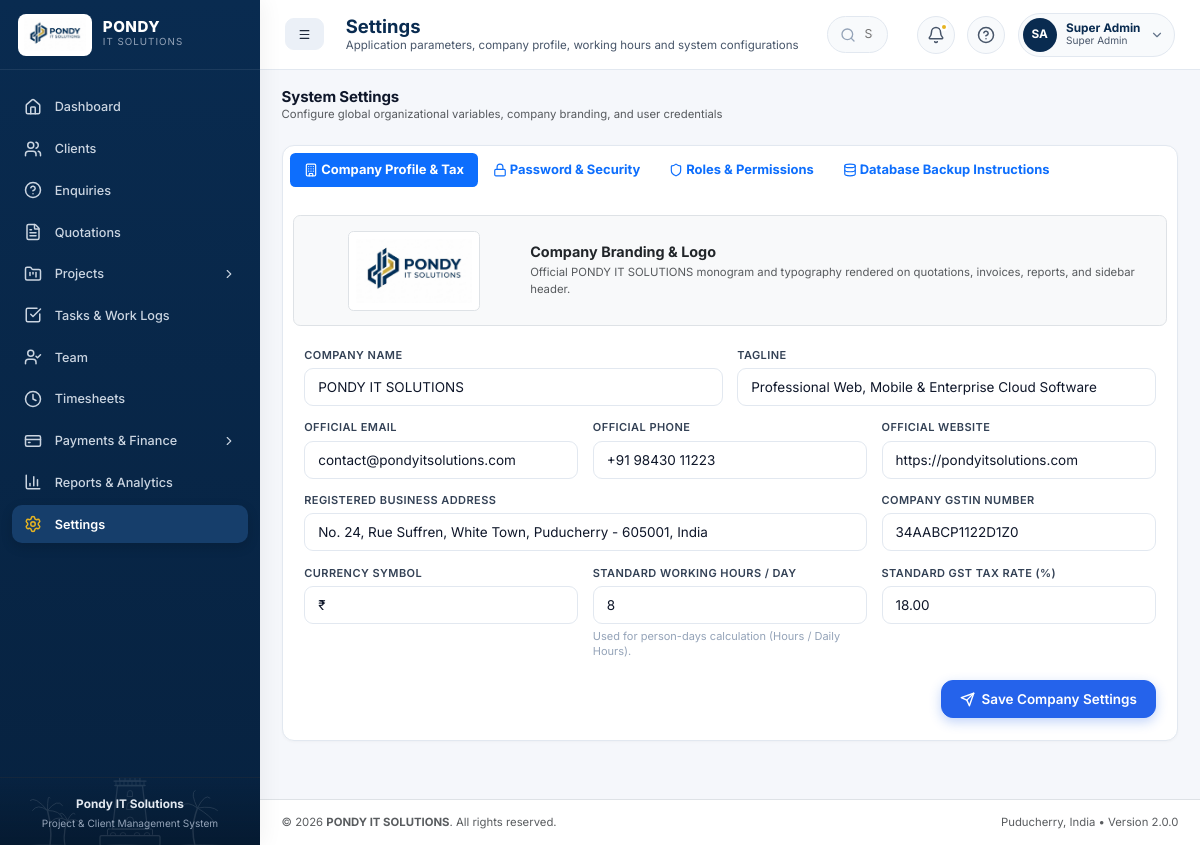
Page /modules/settings/index.php (signed in) on the committed database.
### tables this page shows
CREATE TABLE roles (
    id INT AUTO_INCREMENT PRIMARY KEY,
    role_name VARCHAR(50) NOT NULL UNIQUE,
    display_name VARCHAR(100) NOT NULL,
    description TEXT,
    created_at TIMESTAMP DEFAULT CURRENT_TIMESTAMP
);

CREATE TABLE company_settings (
    id INT AUTO_INCREMENT PRIMARY KEY,
    setting_key VARCHAR(100) NOT NULL UNIQUE,
    setting_value TEXT,
    updated_at TIMESTAMP DEFAULT CURRENT_TIMESTAMP ON UPDATE CURRENT_TIMESTAMP
);

### config/app.php (called while the page is built, shortened)
<?php
function getBaseUrl(): string {
    $protocol = (!empty($_SERVER['HTTPS']) && $_SERVER['HTTPS'] !== 'off' || ($_SERVER['SERVER_PORT'] ?? 80) == 443) ? "https://" : "http://";
    $host = $_SERVER['HTTP_HOST'] ?? 'localhost';
    $script = $_SERVER['SCRIPT_NAME'] ?? '';
    $dir = dirname($script);
    $dir = str_replace('\\', '/', $dir);
    $parts = explode('/', trim($dir, '/'));
    if (!empty($parts[0])) {
        $base = '/' . $parts[0] . '/';
    } else {
        $base = '/';
    }
    return rtrim($protocol . $host . $base, '/') . '/';
}

### includes/functions.php (called while the page is built, shortened)
<?php
require_once __DIR__ . '/../config/app.php';
function e(?string $str): string {
    return htmlspecialchars($str ?? '', ENT_QUOTES, 'UTF-8');
}
function getInitials(string $name): string {
    $words = explode(' ', trim($name));
    $initials = '';
    foreach ($words as $w) {
        if (!empty($w)) {
            $initials .= strtoupper($w[0]);
        }
        if (strlen($initials) >= 2) break;
    }
    return $initials ?: 'U';
}
function getSetting(string $key, ?string $default = ''): string {
    $db = getDBConnection();
    try {
        $stmt = $db->prepare("SELECT setting_value FROM company_settings WHERE setting_key = ? LIMIT 1");
        $stmt->execute([$key]);
        $row = $stmt->fetch();
        return $row ? (string)$row['setting_value'] : ($default ?? '');
    } catch (Exception $e) {
        return $default ?? '';
    }
}

### includes/auth.php (called while the page is built, shortened)
<?php
require_once __DIR__ . '/functions.php';
function isLoggedIn(): bool {
    return !empty($_SESSION['user_id']);
}
function getCurrentUser(): ?array {
    if (!empty($_SESSION['user_data'])) {
        return $_SESSION['user_data'];
    }
    return null;
}

### modules/settings/index.php (the view, shortened to what this page needs)
<?php
require_once __DIR__ . '/../../config/app.php';
require_once __DIR__ . '/../../includes/functions.php';
require_once __DIR__ . '/../../includes/auth.php';
$pageTitle = 'Settings';
$pageSubtitle = 'Application parameters, company profile, working hours and system configurations';
$db = getDBConnection();
$roles = $db->query("SELECT * FROM roles ORDER BY id ASC")->fetchAll();
include __DIR__ . '/../../includes/header.php';
?>
<main class="app-main">
    <div class="container-fluid px-0">
        <div class="d-flex align-items-center justify-content-between mb-4 flex-wrap gap-2">
            <div>
                <h2 class="content-card-title fs-5">System Settings</h2>
                <div class="text-muted small">Configure global organizational variables, company branding, and user credentials</div>
            </div>
        </div>
        <div class="content-card mb-4">
            <div class="content-card-header p-2">
                <ul class="nav nav-pills" id="settingsTabs" role="tablist">
                    <li class="nav-item">
                        <button class="nav-link active py-2 px-3 small fw-bold" data-bs-toggle="pill" data-bs-target="#tab-company">
                            <i data-lucide="building" style="width: 14px; height: 14px;"></i> Company Profile & Tax
                        </button>
                    </li>
                    <li class="nav-item">
                        <button class="nav-link py-2 px-3 small fw-bold" data-bs-toggle="pill" data-bs-target="#tab-security">
                            <i data-lucide="lock" style="width: 14px; height: 14px;"></i> Password & Security
                        </button>
                    </li>
                    <li class="nav-item">
                        <button class="nav-link py-2 px-3 small fw-bold" data-bs-toggle="pill" data-bs-target="#tab-roles">
                            <i data-lucide="shield" style="width: 14px; height: 14px;"></i> Roles & Permissions
                        </button>
                    </li>
                    <li class="nav-item">
                        <button class="nav-link py-2 px-3 small fw-bold" data-bs-toggle="pill" data-bs-target="#tab-backup">
                            <i data-lucide="database" style="width: 14px; height: 14px;"></i> Database Backup Instructions
                        </button>
                    </li>
                </ul>
            </div>
            <div class="content-card-body p-4">
                <div class="tab-content" id="settingsTabContent">
                    <div class="tab-pane fade show active" id="tab-company">
                        <form method="POST" action="index.php">
                            <div class="row align-items-center mb-4 p-3 bg-light rounded-3 border">
                                <div class="col-sm-3 text-center">
                                    <img src="<?= getBaseUrl() ?>assets/images/logo.png" alt="Company Logo" class="img-fluid rounded border bg-white p-2" style="max-height: 80px;">
                                </div>
                                <div class="col-sm-9">
                                    <h5 class="fw-bold text-dark fs-6 mb-1">Company Branding & Logo</h5>
                                    <p class="small text-muted mb-0">Official PONDY IT SOLUTIONS monogram and typography rendered on quotations, invoices, reports, and sidebar header.</p>
                                </div>
                            </div>
                            <div class="row g-3 mb-3">
                                <div class="col-md-6">
                                    <label class="form-label small fw-semibold text-secondary">Company Name</label>
                                    <input type="text" name="company_name" class="form-control" value="<?= e(getSetting('company_name', 'PONDY IT SOLUTIONS')) ?>" required>
                                </div>
                                <div class="col-md-6">
                                    <label class="form-label small fw-semibold text-secondary">Tagline</label>
                                    <input type="text" name="company_tagline" class="form-control" value="<?= e(getSetting('company_tagline', 'Professional Web, Mobile & Enterprise Cloud Software')) ?>">
                                </div>
                            </div>
                            <div class="row g-3 mb-3">
                                <div class="col-md-4">
                                    <label class="form-label small fw-semibold text-secondary">Official Email</label>
                                    <input type="email" name="company_email" class="form-control" value="<?= e(getSetting('company_email', 'contact@pondyitsolutions.com')) ?>" required>
                                </div>
                                <div class="col-md-4">
                                    <label class="form-label small fw-semibold text-secondary">Official Phone</label>
                                    <input type="text" name="company_phone" class="form-control" value="<?= e(getSetting('company_phone', '+91 98430 11223')) ?>">
                                </div>
                                <div class="col-md-4">
                                    <label class="form-label small fw-semibold text-secondary">Official Website</label>
                                    <input type="text" name="company_website" class="form-control" value="<?= e(getSetting('company_website', 'https://pondyitsolutions.com')) ?>">
                                </div>
                            </div>
                            <div class="row g-3 mb-3">
                                <div class="col-md-8">
                                    <label class="form-label small fw-semibold text-secondary">Registered Business Address</label>
                                    <input type="text" name="company_address" class="form-control" value="<?= e(getSetting('company_address', 'No. 24, Rue Suffren, White Town, Puducherry - 605001, India')) ?>" required>
                                </div>
                                <div class="col-md-4">
                                    <label class="form-label small fw-semibold text-secondary">Company GSTIN Number</label>
                                    <input type="text" name="company_gstin" class="form-control text-uppercase" value="<?= e(getSetting('company_gstin', '34AABCP1122D1Z0')) ?>">
                                </div>
                            </div>
                            <div class="row g-3 mb-4">
                                <div class="col-md-4">
                                    <label class="form-label small fw-semibold text-secondary">Currency Symbol</label>
                                    <input type="text" name="currency_symbol" class="form-control" value="<?= e(getSetting('currency_symbol', '₹')) ?>" required>
                                </div>
                                <div class="col-md-4">
                                    <label class="form-label small fw-semibold text-secondary">Standard Working Hours / Day</label>
                                    <input type="number" step="0.5" name="standard_working_hours" class="form-control" value="<?= e(getSetting('standard_working_hours', '8')) ?>" required>
                                    <div class="form-text small">Used for person-days calculation (Hours / Daily Hours).</div>
                                </div>
                                <div class="col-md-4">
                                    <label class="form-label small fw-semibold text-secondary">Standard GST Tax Rate (%)</label>
                                    <input type="number" step="0.5" name="tax_rate_percent" class="form-control" value="<?= e(getSetting('tax_rate_percent', '18.00')) ?>" required>
                                </div>
                            </div>
                            <div class="text-end">
                                <button type="submit" class="btn btn-primary-navy px-4">Save Company Settings</button>
                            </div>
                        </form>
                    </div>
                </div>
            </div>
        </div>
    </div>
</main>
<?php include __DIR__ . '/../../includes/footer.php'; ?>

### includes/header.php (shortened to what this page needs)
<?php
require_once __DIR__ . '/../config/app.php';
require_once __DIR__ . '/functions.php';
require_once __DIR__ . '/auth.php';
$currentUser = getCurrentUser();
$pageTitle = $pageTitle ?? 'Dashboard';
$pageSubtitle = $pageSubtitle ?? 'Overview of your business, projects, team and finances';
$unreadNotifications = [];
$db = getDBConnection();
if ($db && $currentUser) {
    try {
        $stmt = $db->prepare("SELECT * FROM notifications WHERE (user_id = ? OR user_id IS NULL) AND is_read = 0 ORDER BY created_at DESC LIMIT 5");
        $stmt->execute([$currentUser['id']]);
        $unreadNotifications = $stmt->fetchAll();
    } catch (Exception $e) {}
}
?>
<!DOCTYPE html>
<html lang="en">
<head>
    <link href="https://cdn.jsdelivr.net/npm/bootstrap@5.3.3/dist/css/bootstrap.min.css" rel="stylesheet">
    <link rel="stylesheet" href="<?= getBaseUrl() ?>assets/css/style.css?v=2.5">
</head>
<body>
<div class="app-wrapper">
    <?php include_once __DIR__ . '/sidebar.php'; ?>
    <div class="app-container">
        <header class="app-header">
            <div class="header-left">
                <button class="btn btn-sm btn-light d-lg-none me-2" id="sidebarToggleBtn" aria-label="Toggle Sidebar">
                    <i data-lucide="menu"></i>
                </button>
                <div class="page-title-box">
                    <h1><?= e($pageTitle) ?></h1>
                    <p><?= e($pageSubtitle) ?></p>
                </div>
            </div>
            <div class="header-center d-none d-md-block">
                <div class="search-box-pill">
                    <i data-lucide="search" class="search-icon-pos"></i>
                    <input type="text" id="globalSearchInput" placeholder="Search clients, projects, enquiries..." autocomplete="off">
                </div>
            </div>
            <div class="header-right">
                <div class="dropdown">
                    <a href="#" class="header-btn-icon" data-bs-toggle="dropdown" aria-expanded="false" title="Notifications">
                        <i data-lucide="bell" style="width: 18px; height: 18px;"></i>
                        <?php if (!empty($unreadNotifications)): ?>
                            <span class="notification-dot"></span>
                        <?php endif; ?>
                    </a>
                </div>
                <a href="<?= getBaseUrl() ?>modules/settings/index.php#help" class="header-btn-icon d-none d-sm-flex" title="Help & Documentation">
                    <i data-lucide="help-circle" style="width: 18px; height: 18px;"></i>
                </a>
                <div class="dropdown">
                    <a href="#" class="user-profile-pill" data-bs-toggle="dropdown" aria-expanded="false">
                        <div class="user-avatar-circle">
                            <?= getInitials($currentUser['full_name'] ?? 'Admin') ?>
                        </div>
                        <div class="user-meta-text d-none d-sm-flex">
                            <span class="user-display-name"><?= e($currentUser['full_name'] ?? 'Siva Athri') ?></span>
                            <span class="user-role-badge"><?= e($currentUser['role_display'] ?? 'Admin') ?></span>
                        </div>
                        <i data-lucide="chevron-down" style="width: 14px; height: 14px; color: #64748B;"></i>
                    </a>
                </div>
            </div>
        </header>

### rows in the picture
roles: display_name "SA", display_name "Super Admin"
company_settings: company_name "PONDY IT SOLUTIONS"
company_settings: company_tagline "Professional Web, Mobile & Enterprise Cloud Software"
company_settings: company_email "contact@pondyitsolutions.com"
company_settings: company_phone "+91 98430 11223"
company_settings: company_website "https://pondyitsolutions.com"
company_settings: company_address "No. 24, Rue Suffren, White Town, Puducherry - 605001, India"
company_settings: company_gstin "34AABCP1122D1Z0"
company_settings: currency_symbol "₹"
company_settings: standard_working_hours "8"
company_settings: tax_rate_percent "18.00"

### other values in the picture
$pageTitle "Settings"
$pageSubtitle "Application parameters, company profile, working hours and system configurations"
APP_NAME "PONDY IT SOLUTIONS"
APP_VERSION "2.0.0"
